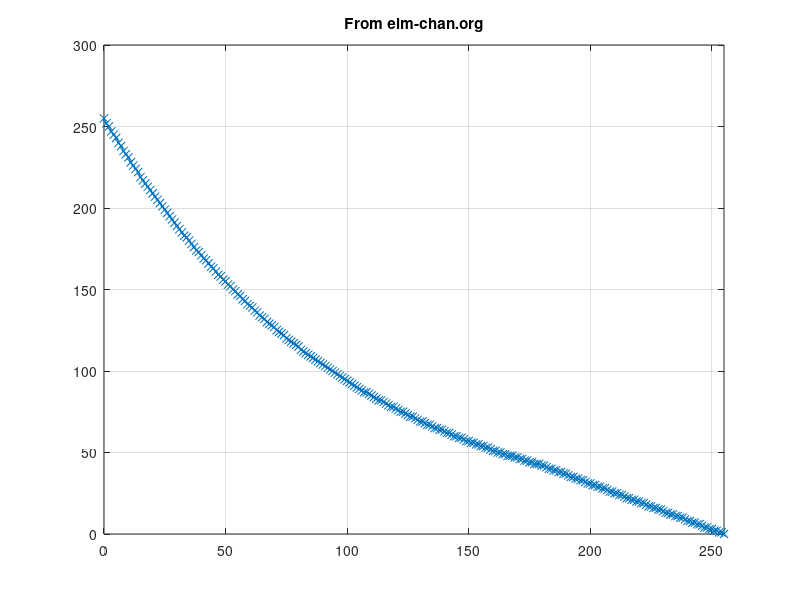

Write the MATLAB code that produced this figure. (Note: this script raises an error after producing the figure.)
%% calculate
load('LUTs.mat')

% settings
wordwidth_c = 8; % ROM word width
fracwdith_c = 0; % fractional bits

% addresses
envaddr = [0:numel(EnvelopeLUTVector)-1];

% show envelope
figure(1)
plot(envaddr, EnvelopeLUTVector, '-x')
grid on
xlim([0, envaddr(end)])
title('From elm-chan.org')

% print address ranges
fprintf('Address %d to %d is Envelope Table\n', envaddr(1), envaddr(end));

% prepare output
romout = EnvelopeLUTVector;
romsize = numel(romout);
romin = 0:romsize-1;


%% Generate MIF file (use this)

datafile = fopen(sprintf('Envelope_%d.mif', romsize),'w');

fprintf(datafile, 'DEPTH = %i;\n', lutsize);
fprintf(datafile, 'WIDTH = %d;\n', wordwidth_c);
fprintf(datafile, 'ADDRESS_RADIX = HEX;\n');
fprintf(datafile, 'DATA_RADIX = BIN;\n');
fprintf(datafile, 'CONTENT\n');
fprintf(datafile, 'BEGIN\n');

%output to file
for i = 1:lutsize
    b = fi(romout(i), 0, wordwidth_c, fracwdith_c);
    fprintf(datafile, '%s : %s ;\n', dec2hex(lutin(i)), b.bin);
end

fprintf(datafile, 'END;\n');
fclose(datafile);